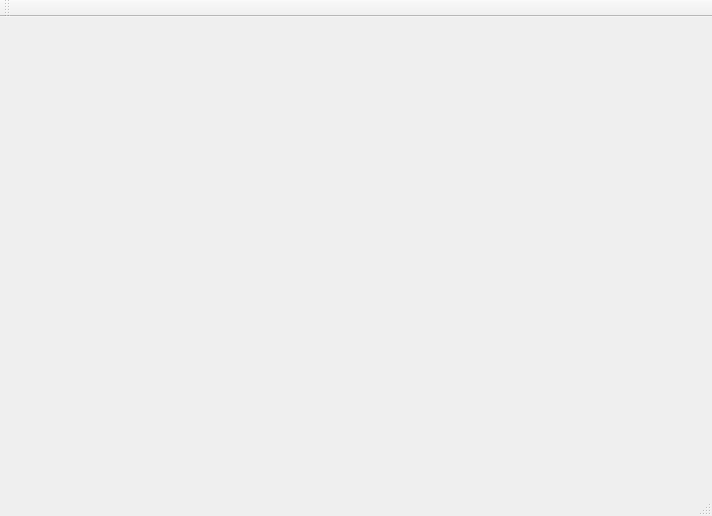
<?xml version="1.0" encoding="UTF-8"?>
<ui version="4.0">
 <class>MainWindow</class>
 <widget class="QMainWindow" name="MainWindow">
  <property name="geometry">
   <rect>
    <x>0</x>
    <y>0</y>
    <width>712</width>
    <height>516</height>
   </rect>
  </property>
  <property name="windowTitle">
   <string>MainWindow</string>
  </property>
  <widget class="QWidget" name="centralWidget"/>
  <widget class="QMenuBar" name="menuBar">
   <property name="geometry">
    <rect>
     <x>0</x>
     <y>0</y>
     <width>712</width>
     <height>21</height>
    </rect>
   </property>
  </widget>
  <widget class="QToolBar" name="mainToolBar">
   <attribute name="toolBarArea">
    <enum>TopToolBarArea</enum>
   </attribute>
   <attribute name="toolBarBreak">
    <bool>false</bool>
   </attribute>
  </widget>
  <widget class="QStatusBar" name="statusBar"/>
 </widget>
 <layoutdefault spacing="6" margin="11"/>
 <resources/>
 <connections/>
</ui>
